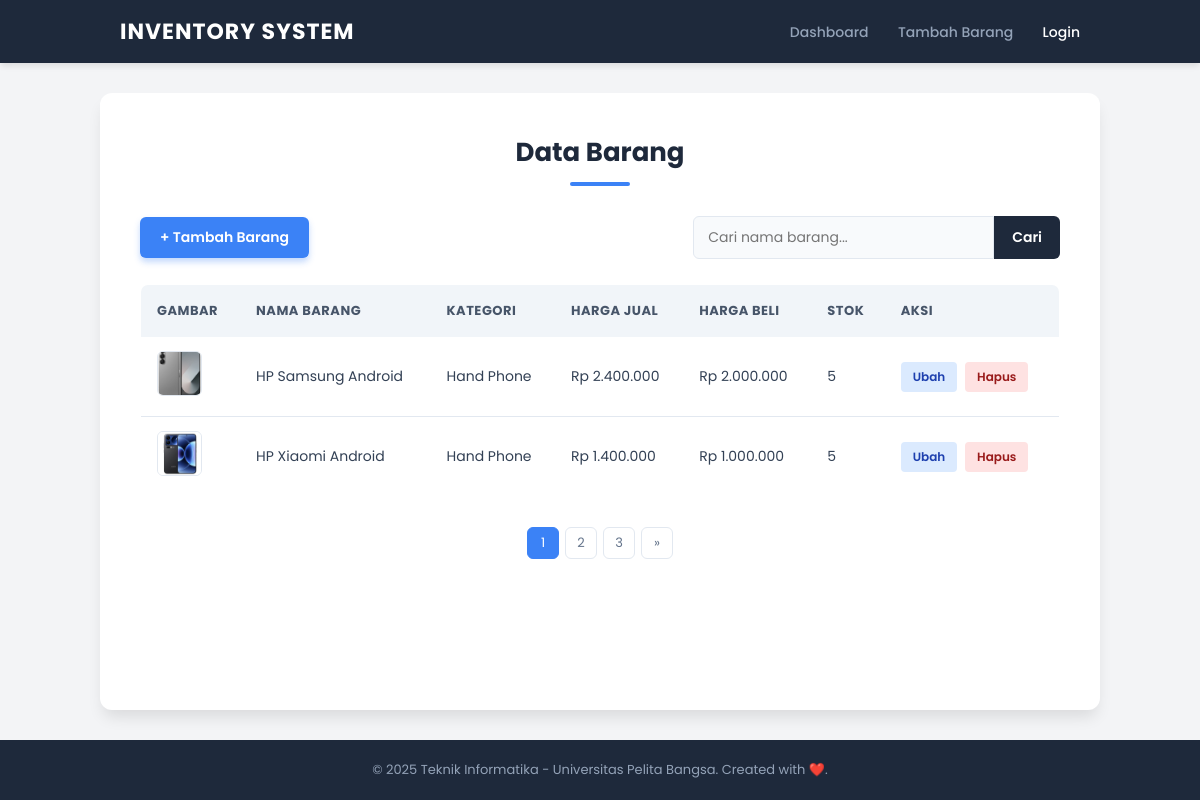
The page / on the database its author committed.
### tables this page shows
CREATE TABLE `data_barang` (
  `id_barang` int(10) NOT NULL,
  `kategori` varchar(30) DEFAULT NULL,
  `nama` varchar(30) DEFAULT NULL,
  `gambar` varchar(100) DEFAULT NULL,
  `harga_beli` decimal(10,0) DEFAULT NULL,
  `harga_jual` decimal(10,0) DEFAULT NULL,
  `stok` int(4) DEFAULT NULL
);

### index.php (the view, shortened to what this page needs)
<?php
include("header.php");
$q = "";
$sql_count = "SELECT COUNT(*) FROM data_barang";
$result_count = mysqli_query($conn, $sql_count);
$count = 0;
if ($result_count) {
    $r_data = mysqli_fetch_row($result_count);
    $count = $r_data[0];
}
$per_page = 2;
$num_page = ceil($count / $per_page);
$limit = $per_page;
if (isset($_GET['page'])) {
    $page = $_GET['page'];
    $offset = ($page - 1) * $per_page;
} else {
    $offset = 0;
    $page = 1;
}
$sql = "SELECT * FROM data_barang";
$sql .= " LIMIT {$offset}, {$limit}";
$result = mysqli_query($conn, $sql);
?>
<h1>Data Barang</h1>
<div class="header-actions">
    <a href="tambah.php" class="btn-add">+ Tambah Barang</a>
    <form action="" method="get" class="search-form">
        <input type="text" name="q" placeholder="Cari nama barang..." value="<?php echo $q ?>">
        <input type="submit" name="submit" value="Cari">
    </form>
</div>
<table>
    <thead>
        <tr>
            <th>Gambar</th>
            <th>Nama Barang</th>
            <th>Kategori</th>
            <th>Harga Jual</th>
            <th>Harga Beli</th>
            <th>Stok</th>
            <th>Aksi</th>
        </tr>
    </thead>
    <tbody>
        <?php if ($result && mysqli_num_rows($result) > 0): ?>
            <?php while ($row = mysqli_fetch_array($result)): ?>
                <tr>
                    <td>
                        <?php if ($row['gambar'] != null && $row['gambar'] != ""): ?>
                            <img src="<?= $row['gambar']; ?>" alt="<?= $row['nama']; ?>">
                        <?php else: ?>
                            <span style="font-size: 12px; color: #888;">No Image</span>
                        <?php endif; ?>
                    </td>
                    <td><?= $row['nama']; ?></td>
                    <td><?= $row['kategori']; ?></td>
                    <td>Rp <?= number_format($row['harga_jual'], 0, ',', '.'); ?></td>
                    <td>Rp <?= number_format($row['harga_beli'], 0, ',', '.'); ?></td>
                    <td><?= $row['stok']; ?></td>
                    <td>
                        <a href="ubah.php?id=<?= $row['id_barang']; ?>" class="btn-edit">Ubah</a>
                        <a href="hapus.php?id=<?= $row['id_barang']; ?>" class="btn-delete"
                            onclick="return confirm('Yakin mau menghapus?')">Hapus</a>
                    </td>
                </tr>
            <?php endwhile; ?>
        <?php endif; ?>
    </tbody>
</table>
<ul class="pagination">
    <?php for ($i = 1; $i <= $num_page; $i++) {
        $link = "?page={$i}";
        $class = ($page == $i ? 'active' : '');
        echo "<li><a class=\"{$class}\" href=\"{$link}\">{$i}</a></li>";
    } ?>
    <?php if ($page < $num_page): ?>
        <li><a href="?page=<?= $page + 1 ?>&q=<?= $q ?>">&raquo;</a></li>
    <?php endif; ?>
</ul>
<?php
include("footer.php");
?>

### header.php (shortened to what this page needs)
<!DOCTYPE html>
<html lang="id">
<head>
    <link href="style.css?v=<?php echo time(); ?>" rel="stylesheet" />
</head>
<body>
    <nav class="navbar">
        <div class="nav-content">
            <a href="index.php" class="logo">INVENTORY SYSTEM</a>
            <div class="nav-links">
                <a href="index.php">Dashboard</a>
                <a href="tambah.php">Tambah Barang</a>
                <a href="#" style="color: #FFFFFFFF;">Login</a>
            </div>
        </div>
    </nav>
    <div class="container">

### footer.php
</div>
    <footer>
        <p>&copy; 2025 Teknik Informatika - Universitas Pelita Bangsa. Created with ❤️.</p>
    </footer>
</body>
</html>

### style.css (style rules this page uses)
* { margin: 0; padding: 0; box-sizing: border-box; font-family: 'Poppins', sans-serif; }
body { background-color: #f3f4f6; color: #333; display: flex; flex-direction: column; min-height: 100vh; }
.navbar { background-color: #1e293b; color: white; padding: 15px 0; box-shadow: 0 4px 6px -1px rgba(0, 0, 0, 0.1); position: sticky; top: 0; z-index: 100; }
.nav-content { max-width: 1000px; margin: 0 auto; padding: 0 20px; display: flex; justify-content: space-between; align-items: center; }
.logo { font-size: 22px; font-weight: 700; color: #fff; text-decoration: none; letter-spacing: 1px; display: flex; align-items: center; gap: 10px; }
.nav-links a { text-decoration: none; color: #94a3b8; font-weight: 500; margin-left: 25px; transition: 0.3s; font-size: 14px; }
.container { max-width: 1000px; margin: 30px auto; background: #ffffff; padding: 40px; border-radius: 12px; box-shadow: 0 10px 15px -3px rgba(0, 0, 0, 0.1); flex: 1; width: 95%; }
h1 { font-size: 26px; color: #1e293b; margin-bottom: 30px; font-weight: 700; text-align: center; position: relative; }
h1::after { content: ''; display: block; width: 60px; height: 4px; background: #3b82f6; margin: 10px auto 0; border-radius: 2px; }
.header-actions { display: flex; justify-content: space-between; align-items: center; margin-bottom: 25px; flex-wrap: wrap; gap: 15px; }
.btn-add, input[type="submit"] { background-color: #3b82f6; color: white; padding: 10px 20px; border: none; border-radius: 6px; text-decoration: none; font-weight: 600; font-size: 14px; transition: 0.2s; cursor: pointer; box-shadow: 0 4px 6px rgba(59, 130, 246, 0.3); }
.search-form { display: flex; }
.search-form input[type="text"], .input input, .input select, .input input[type="file"] { padding: 10px 14px; border: 1px solid #e2e8f0; border-radius: 6px; font-size: 14px; outline: none; transition: 0.3s; width: 100%; background: #f8fafc; }
.search-form input[type="text"] { border-radius: 6px 0 0 6px; }
.search-form input[type="submit"] { border-radius: 0 6px 6px 0; padding: 10px 18px; background: #1e293b; box-shadow: none; }
table { width: 100%; border-collapse: collapse; margin-bottom: 20px; border-radius: 8px; overflow: hidden; border: 1px solid #e2e8f0; }
table th { background-color: #f1f5f9; color: #475569; font-weight: 700; padding: 16px; text-align: left; font-size: 13px; text-transform: uppercase; letter-spacing: 0.5px; }
table td { padding: 14px 16px; border-bottom: 1px solid #e2e8f0; color: #334155; font-size: 14px; }
table img { border-radius: 6px; width: 45px; height: 45px; object-fit: cover; border: 1px solid #e2e8f0; }
.btn-edit, .btn-delete { padding: 6px 12px; border-radius: 4px; font-size: 12px; text-decoration: none; font-weight: 600; display: inline-block; margin-right: 4px; }
.btn-edit { background: #dbeafe; color: #1e40af; }
.btn-delete { background: #fee2e2; color: #991b1b; }
ul.pagination { display: flex; justify-content: center; list-style: none; gap: 6px; margin-top: 30px; padding: 0; }
ul.pagination li a { display: flex; align-items: center; justify-content: center; width: 32px; height: 32px; border-radius: 6px; text-decoration: none; color: #64748b; background: #fff; border: 1px solid #e2e8f0; font-size: 13px; transition: 0.2s; }
ul.pagination li a.active { background: #3b82f6; color: white; border-color: #3b82f6; }
footer { background-color: #1e293b; color: #94a3b8; text-align: center; padding: 20px; font-size: 13px; margin-top: auto; }

### rows shown on the page
data_barang: gambar (picture), nama "HP Samsung Android", kategori "Hand Phone", harga_jual "2.400.000", harga_beli "2.000.000", stok "5"
data_barang: gambar (picture), nama "HP Xiaomi Android", kategori "Hand Phone", harga_jual "1.400.000", harga_beli "1.000.000", stok "5"
